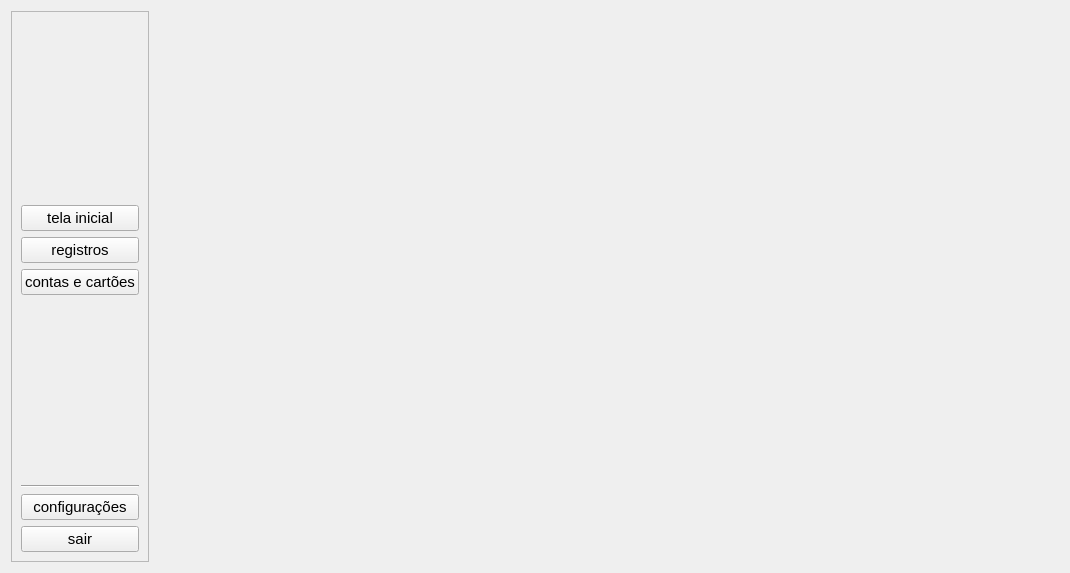
<?xml version="1.0" encoding="UTF-8"?>
<ui version="4.0">
 <class>MainWindow</class>
 <widget class="QWidget" name="MainWindow">
  <property name="geometry">
   <rect>
    <x>0</x>
    <y>0</y>
    <width>1070</width>
    <height>573</height>
   </rect>
  </property>
  <property name="font">
   <font>
    <family>Segoe UI</family>
    <pointsize>11</pointsize>
   </font>
  </property>
  <property name="windowTitle">
   <string>Form</string>
  </property>
  <layout class="QHBoxLayout" name="mainLayout">
   <property name="spacing">
    <number>10</number>
   </property>
   <item>
    <widget class="QFrame" name="frame">
     <property name="sizePolicy">
      <sizepolicy hsizetype="Fixed" vsizetype="Preferred">
       <horstretch>0</horstretch>
       <verstretch>0</verstretch>
      </sizepolicy>
     </property>
     <property name="frameShape">
      <enum>QFrame::StyledPanel</enum>
     </property>
     <property name="frameShadow">
      <enum>QFrame::Raised</enum>
     </property>
     <layout class="QVBoxLayout" name="verticalLayout">
      <item>
       <spacer name="verticalSpacer_2">
        <property name="orientation">
         <enum>Qt::Vertical</enum>
        </property>
        <property name="sizeHint" stdset="0">
         <size>
          <width>20</width>
          <height>172</height>
         </size>
        </property>
       </spacer>
      </item>
      <item>
       <widget class="QPushButton" name="btnHome">
        <property name="text">
         <string>tela inicial</string>
        </property>
       </widget>
      </item>
      <item>
       <widget class="QPushButton" name="btnReg">
        <property name="text">
         <string>registros</string>
        </property>
       </widget>
      </item>
      <item>
       <widget class="QPushButton" name="btnContaCartao">
        <property name="text">
         <string>contas e cartões</string>
        </property>
       </widget>
      </item>
      <item>
       <spacer name="verticalSpacer">
        <property name="orientation">
         <enum>Qt::Vertical</enum>
        </property>
        <property name="sizeHint" stdset="0">
         <size>
          <width>20</width>
          <height>172</height>
         </size>
        </property>
       </spacer>
      </item>
      <item>
       <widget class="Line" name="line">
        <property name="orientation">
         <enum>Qt::Horizontal</enum>
        </property>
       </widget>
      </item>
      <item>
       <widget class="QPushButton" name="btnConfig">
        <property name="text">
         <string>configurações</string>
        </property>
       </widget>
      </item>
      <item>
       <widget class="QPushButton" name="btnLogout">
        <property name="text">
         <string>sair</string>
        </property>
       </widget>
      </item>
     </layout>
    </widget>
   </item>
   <item>
    <widget class="QWidget" name="widContent" native="true"/>
   </item>
  </layout>
 </widget>
 <resources/>
 <connections/>
</ui>
